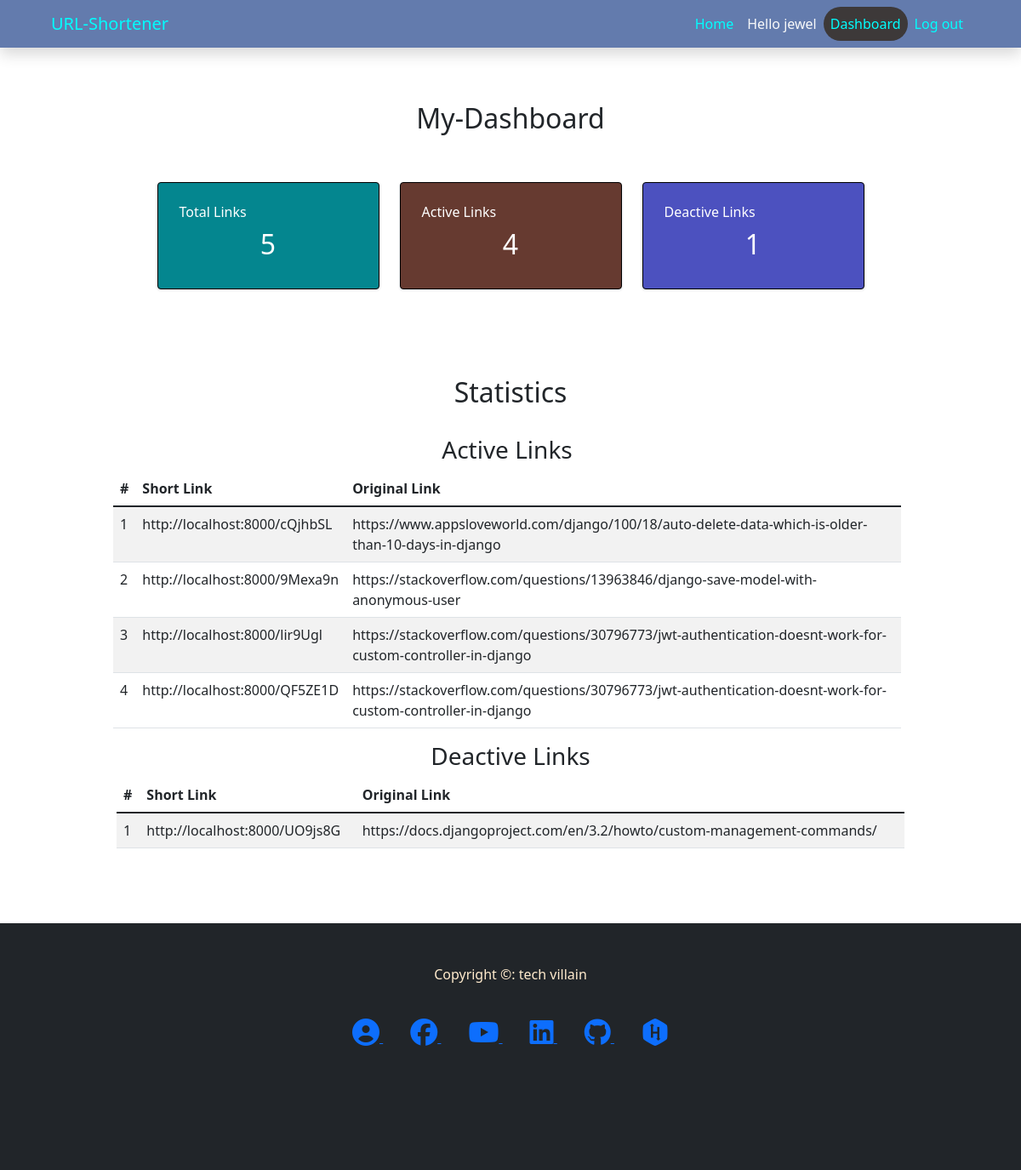
Page /user/dashboard/3 (signed in) on the earlier database version.
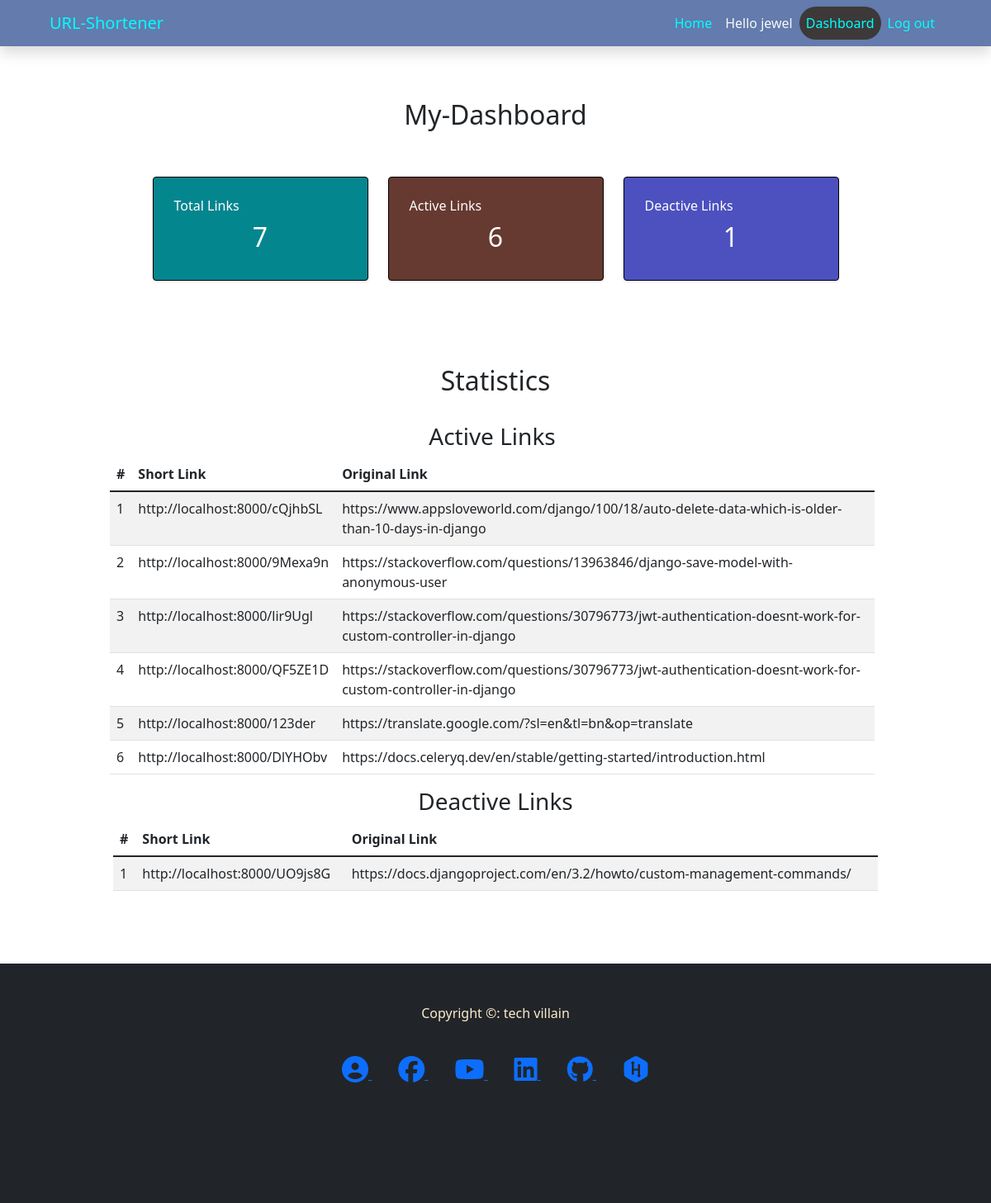
Same page on the later database version.
### urlShortener/models.py (models this page shows, shortened)
class ShortURLS(models.Model):
    user = models.ForeignKey(User, on_delete=models.CASCADE, default=2)
    created_at = models.DateTimeField(auto_now_add=True)
    expiration_day = models.IntegerField(default=1)
    long_url = models.URLField()
    short_url = models.CharField(max_length=15, unique=True, blank=True)
    is_deleted = models.BooleanField(default=False)
    def get_short_absolute_url(self):
        new_url = settings.DEFAULT_DOMAIN+'/'+self.short_url
        return new_url

### subscriber/views.py (the view)
# urls.py: path('dashboard/<int:pk>', dashboard, name='dashboard')
@user_passes_test(lambda u: u.is_authenticated, login_url='login')
def dashboard(request, pk):
	template = 'customer/dashboard.html'
	print('url=> ', request.get_host)
	context = {}
	all_urls = []
	if pk==request.user.id:
		all_urls = ShortURLS.objects.filter(user_id=pk)
	if request.user.is_superuser:
		all_urls = get_all_urls(request)
	total_urls = all_urls.count()
	active_urls = all_urls.filter(is_deleted=False)
	deactive_urls = all_urls.filter(is_deleted=True)
	total_active_urls = active_urls.count()
	total_deactive_urls = deactive_urls.count()
	context['total_urls'] = total_urls
	context['active_urls'] = active_urls
	context['deactive_urls'] = deactive_urls
	context['total_active_urls'] = total_active_urls
	context['total_deactive_urls'] = total_deactive_urls
	return render(request, template, context )

### templates/customer/dashboard.html (shortened to what this page needs)
{% extends 'base.html' %}
{% block content %}
<head>
</head>
<section class="container" style="min-height:720px;">
    <br><br>
    {% if user.is_superuser %}
    <h2 class="text-center">Admin-Dashboard</h2>
    {% else %}
    <h2 class="text-center">My-Dashboard</h2>
    {% endif %}
    <br><br>
    <div class="row justify-content-center">
        <div class="col-md-4 col-xl-3">
            <div class="card bg-c-blue order-card">
                <div class="card-block">
                    <h6 class="m-b-20"> Total Links</h6>
                    <h2 class="text-center"><span>{{total_urls}}</span></h2>
                </div>
            </div>
        </div>
        <div class="col-md-4 col-xl-3">
            <div class="card bg-c-pink order-card">
                <div class="card-block">
                    <h6 class="m-b-20"> Active Links</h6>
                    <h2 class="text-center"><span>{{total_active_urls}}</span></h2>
                </div>
            </div>
        </div>
        <div class="col-md-4 col-xl-3">
            <div class="card bg-c-green order-card">
                <div class="card-block">
                    <h6 class="m-b-20"> Deactive Links</h6>
                    <h2 class="text-center"><span>{{total_deactive_urls}}</span></h2>
                </div>
            </div>
        </div>
    </div>
    <br><br><br>
    <h2 class="text-center">Statistics</h2>
    <br>
    <div class="row justify-content-center">
        <div class="col-md-10 me-2">
            <h3 class="text-center">Active Links</h3>
            <table class="table table-striped table-hover">
                <thead>
                    <tr>
                        <th scope="col">#</th>
                        <th scope="col">Short Link</th>
                        <th scope="col">Original Link</th>
                    </tr>
                </thead>
                <tbody>
                    {% for url in active_urls %}
                    <tr>
                        <td>{{ forloop.counter }}</td>
                        <td>{{ url.get_short_absolute_url }}</td>
                        <td>{{ url.long_url }}</td>
                    </tr>
                    {% endfor %}
                </tbody>
            </table>
        </div>
        {% if total_deactive_urls %}
        <div class="col-md-10">
            <h3 class="text-center">Deactive Links</h3>
            <table class="table table-striped table-hover">
                <thead>
                    <tr>
                        <th scope="col">#</th>
                        <th scope="col">Short Link</th>
                        <th scope="col">Original Link</th>
                    </tr>
                </thead>
                <tbody>
                    {% for url in deactive_urls %}
                    <tr>
                        <td>{{ forloop.counter }}</td>
                        <td>{{ url.get_short_absolute_url }}</td>
                        <td>{{ url.long_url }}</td>
                    </tr>
                    {% endfor %}
                </tbody>
            </table>
        </div>
        {% endif %}
    </div>
</section>
{% endblock %}

Differences in the rows shown:
added ShortURLS: get_short_absolute_url "http://localhost:8000/123der", long_url "https://translate.google.com/?sl=en&tl=bn&op=translate", shown under "Active Links"
added ShortURLS: get_short_absolute_url "http://localhost:8000/DlYHObv", long_url "https://docs.celeryq.dev/en/stable/getting-started/introduction.html", shown under "Active Links"
Other differences:
{{ total_urls }}: "5" → "7"
{{ total_active_urls }}: "4" → "6"
